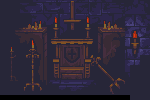

A level layout from a 2D game, rendered from its tile map. Below: a short description, then the map file with its tile-grid data intact:
An orthogonal 30x20 tile map with 5x5 px tiles, 2 tile layers (Tile Layer 1, ...).

<map version="1.10" tiledversion="1.10.2" orientation="orthogonal" renderorder="right-down" width="30" height="20" tilewidth="5" tileheight="5" infinite="0" nextlayerid="3" nextobjectid="1">
 <tileset firstgid="1" source="df.tsx" />
 <layer id="1" name="Tile Layer 1" width="30" height="20">
  <data encoding="csv">
190,191,2422,2423,2424,2425,2426,2427,2428,2429,2430,2431,2432,2433,2434,2435,2436,2437,2438,2439,2440,2441,2442,2443,2444,1977,1978,1979,1980,1981,
314,315,2546,2547,2548,2549,2550,2551,2552,2553,2554,2555,2556,2557,2558,2559,2560,2561,2562,2563,2564,2565,2566,2567,2568,2101,2102,2103,2104,2105,
438,439,2670,2671,2672,2673,2674,2675,2676,2677,2678,2679,2680,2681,2682,2683,2684,2685,2686,2687,2688,2689,2690,2691,2692,2225,2226,2227,2228,2229,
562,563,2794,2795,2796,2797,2798,2799,2800,2801,2802,2803,2804,2805,2806,2807,2808,2809,2810,2811,2812,2813,2814,2815,2816,2349,2350,2351,2352,2353,
686,687,2918,2919,2920,2921,2922,2923,2924,2925,2926,2927,2928,2929,2930,2931,2932,2933,2934,2935,2936,2937,2938,2939,2940,2473,2474,2475,2476,2477,
66,67,3042,3043,3044,3045,3046,3047,3048,3049,3050,3051,3052,3053,3054,3055,3056,3057,3058,3059,3060,3061,3062,3063,3064,2597,2598,2599,2600,2601,
190,191,3166,3167,3168,3169,3170,3171,3172,3173,3174,3175,3176,3177,3178,3179,3180,3181,3182,3183,3184,3185,3186,3187,3188,2721,2722,2723,2724,2725,
314,315,3290,3291,3292,3293,3294,3295,3296,3297,3298,3299,3300,3301,3302,3303,3304,3305,3306,3307,3308,3309,3310,3311,3312,2845,2846,2847,2848,2849,
438,439,3414,3415,3416,3417,3418,3419,3420,3421,3422,3423,3424,3425,3426,3427,3428,3429,3430,3431,3432,3433,3434,3435,3436,2969,2970,2971,2972,2973,
562,563,3538,3539,3540,3541,3542,3543,3544,3545,3546,3547,3548,3549,3550,3551,3552,3553,3554,3555,3556,3557,3558,3559,3560,3093,3094,3095,3096,3097,
686,687,3662,3663,3664,3665,3666,3667,3668,3669,3670,3671,3672,3673,3674,3675,3676,3677,3678,3679,3680,3681,3682,3683,3684,3217,3218,3219,3220,3221,
810,811,3786,3787,3788,3789,3790,3791,3792,3793,3794,3795,3796,3797,3798,3799,3800,3801,3802,3803,3804,3805,3806,3807,3808,3341,3342,3343,65,66,
934,935,3910,3911,3912,3913,3914,3915,3916,3917,3918,3919,3920,3921,3922,3923,3924,3925,3926,3927,3928,3929,3930,3931,3932,3465,3466,3467,189,190,
1058,1059,4034,4035,4036,4037,4038,4039,4040,4041,4042,4043,4044,4045,4046,4047,4048,4049,4050,4051,4052,4053,4054,4055,4056,3589,65,66,313,314,
1182,1183,4158,4159,4160,4161,4162,4163,4164,4165,4166,4167,4168,4169,4170,4171,4172,4173,4174,4175,4176,4177,4178,4179,4180,3713,189,190,437,438,
1306,1307,4282,4283,4284,4285,4286,4287,4288,4289,4290,4291,4292,4293,4294,4295,4296,4297,4298,4299,4300,4301,4302,4303,4304,3837,313,314,561,562,
1430,1431,4406,4407,4408,4409,4410,4411,4412,4413,4414,4415,4416,4417,4418,4419,4420,4421,4422,4423,4424,4425,4426,4427,4428,4429,437,438,685,686,
1554,1555,4530,4531,4532,4533,4534,4535,4536,4537,4538,4539,4540,4541,4542,4543,4544,4545,4546,4547,4548,4549,4550,4551,4552,4553,561,562,809,810,
1678,1679,4654,4655,4656,4657,4658,4659,4660,4661,4662,4663,4664,4665,4666,4667,4668,4669,4670,4671,4672,4673,4674,4675,4676,4677,685,686,933,934,
0,0,0,0,0,0,0,0,0,0,0,0,0,0,0,0,0,0,0,0,0,0,0,0,0,0,809,810,1057,1058
</data>
 </layer>
 <layer id="2" width="30" height="20">
  <data encoding="csv">
0,0,0,0,0,0,0,0,0,0,0,0,0,0,0,0,0,0,0,0,0,0,0,0,0,0,0,0,0,0,
0,0,0,0,0,0,0,0,0,0,0,0,0,0,0,0,0,0,0,0,0,0,0,0,0,0,0,0,0,0,
0,0,0,0,0,0,0,0,0,0,0,0,0,0,0,0,0,0,0,0,0,0,0,0,0,0,0,0,0,0,
0,0,0,0,0,0,0,0,0,0,0,0,0,0,0,0,0,0,0,0,0,0,0,0,0,0,0,0,0,0,
0,0,0,0,0,0,0,0,0,0,0,0,0,0,0,0,0,0,0,0,0,0,0,0,0,0,0,0,0,0,
0,0,0,0,0,0,0,0,0,0,0,0,0,0,0,0,0,0,0,0,0,0,0,0,0,0,0,0,0,0,
0,0,0,0,0,0,0,0,0,0,0,0,0,0,0,0,0,0,0,0,0,0,0,0,0,0,0,0,0,0,
0,0,0,0,0,0,0,0,0,0,0,0,0,0,0,0,0,0,0,0,0,0,0,0,0,0,0,0,0,0,
0,0,0,0,0,0,0,0,0,0,0,0,0,0,0,0,0,0,0,0,0,0,0,0,0,0,0,0,0,0,
0,0,0,0,0,0,0,0,0,0,0,0,0,0,0,0,0,0,0,0,0,0,0,0,0,0,0,0,0,0,
0,0,0,0,0,0,0,0,0,0,0,0,0,0,0,0,0,0,0,0,0,0,0,0,0,0,0,0,0,0,
0,0,0,0,0,0,0,0,0,0,0,0,0,0,0,0,0,0,0,0,0,0,0,0,0,0,0,0,0,0,
0,0,0,0,0,0,0,0,0,0,0,0,0,0,0,0,0,0,0,0,0,0,0,0,0,0,0,0,0,0,
0,0,0,0,0,0,0,0,0,0,0,0,0,0,0,0,0,0,0,0,0,0,0,0,0,0,0,0,0,0,
0,0,0,0,0,0,0,0,0,0,0,0,0,0,0,0,0,0,0,0,0,0,0,0,0,0,0,0,0,0,
0,0,0,0,0,0,0,0,0,0,0,0,0,0,0,0,0,0,0,0,0,0,0,0,0,0,0,0,0,0,
0,0,0,0,0,0,0,0,0,0,0,0,0,0,0,0,0,0,0,0,0,0,0,0,0,0,0,0,0,0,
0,0,0,0,0,0,0,0,0,0,0,0,0,0,0,0,0,0,0,0,0,0,0,0,0,0,0,0,0,0,
0,0,0,0,0,0,0,0,0,0,0,0,0,0,0,0,0,0,0,0,0,0,0,0,0,0,0,0,0,0,
0,0,0,0,0,0,0,0,0,0,0,0,0,0,0,0,0,0,0,0,0,0,0,0,0,0,0,0,0,0
</data>
 </layer>
</map>
